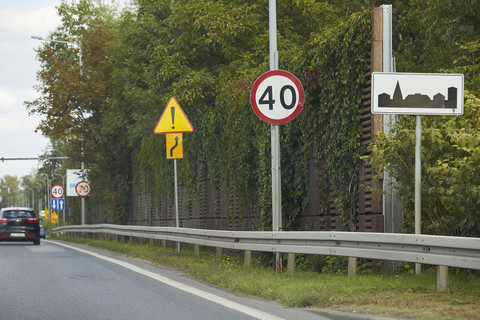
#> input picture Images/RoadImages/test1.jpg, 480 x 320 px, given in place of test5.jpg, which was not available
$ jupyter execute --allow-errors main.ipynb
#> lines starting #> are read from the running program, lines starting #| are printed output that depends on the picture; after the words box and inside, x2 and y2 are one past the last pixel; in counts of white or black regions, pixels touching at a corner belong together; pictures that were not available may be replaced by others from this repository, and a replacement may not be noted
[cell 1]
import os
from time import perf_counter, perf_counter_ns
import numpy as np
import matplotlib.pyplot as plt
from skimage import io
from skimage import data, color
from skimage.transform import hough_circle, hough_circle_peaks, resize
from skimage.feature import canny
from skimage.draw import circle_perimeter
from skimage.util import img_as_ubyte
from skimage.color import rgb2gray, rgb2hsv

[cell 2]
org = io.imread('Images/RoadImages/test5.jpg')
#> org is the input picture: shape (320, 480, 3); mean R, G, B 107.3, 108.6, 87.7

[cell 3]
def p2f(value: int) -> float:
    return value / 100

[cell 4]
# [11 lines left out: function get_red_parts, not called in this run]

[cell 5]
# [11 lines left out: function get_blue_parts, not called in this run]

[cell 6]
# [11 lines left out: function get_yellow_parts, not called in this run]

[cell 7]
# [21 lines left out: function display_masked_colors, not called in this run]

[cell 8]
home_path = 'Images/RoadImages'
for file in [file for file in os.listdir(home_path) if 'test4' in file]:
    img = io.imread(os.path.join(home_path, file))
    display_masked_colors(image=img)

[cell 9]
from itertools import product
import cv2


DIST_EPSILON = 0.05


def get_base_contours(path: str) -> dict:
#> called with path = 'Images/Shapes'
    result = {}

    for filename in os.listdir(path):
        image_path = os.path.join(path, filename)

        image = cv2.imread(image_path)
        image = cv2.cvtColor(image, cv2.COLOR_BGR2GRAY)
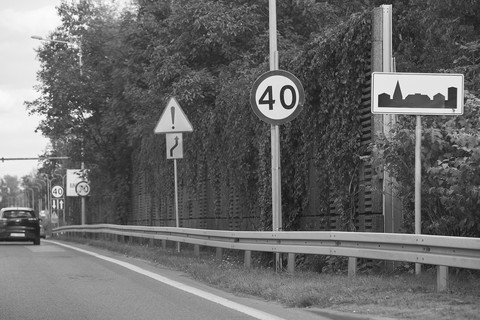
#> image: shape (320, 480); min 15, max 255, mean 105.9
        _, image = cv2.threshold(image, 150, 255, 0)
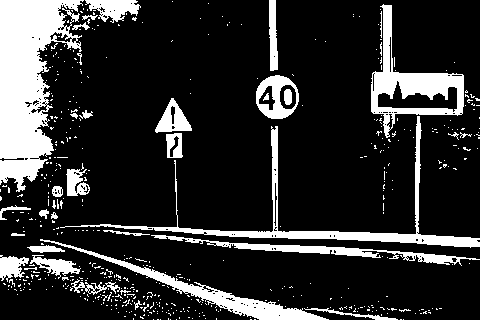
#> image: shape (320, 480); 18.4% white; 532 white regions (495 under 20 px)
        contours, _ = cv2.findContours(image, cv2.RETR_TREE,cv2.CHAIN_APPROX_SIMPLE)
#> contours = 736 contours, 690 with area under 20; largest, box (x1, y1, x2, y2) and area: (0, 0, 84, 192) 8886, (371, 4, 464, 138) 4460, (60, 116, 480, 248) 3094, (40, 239, 329, 320) 2366, (256, 75, 299, 119) 1434

        if len(contours) == 1:
            result[f'{filename.removesuffix(".png")}'] = contours[0]
        else:
            raise ValueError(f'To many contours found in {image_path} image')
    return result


#> (the rest of this cell did not finish here and is left out)
